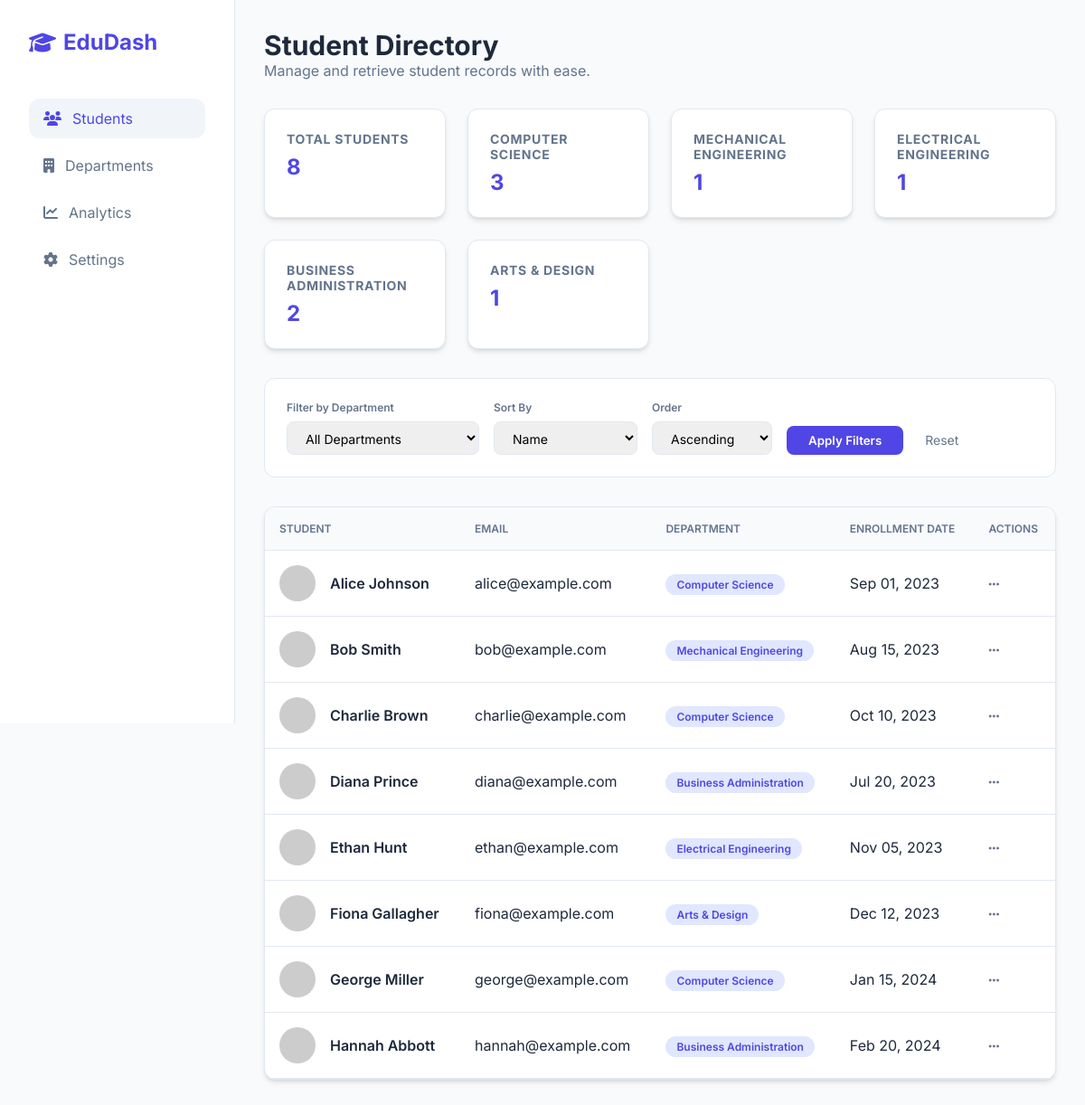
The app's page /student-dashboard/index.php with its own data.
### tables this page shows
CREATE TABLE IF NOT EXISTS students (
    id INT AUTO_INCREMENT PRIMARY KEY,
    name VARCHAR(100) NOT NULL,
    email VARCHAR(100) NOT NULL UNIQUE,
    department_id INT,
    enrollment_date DATE NOT NULL,
    image_url VARCHAR(255),
    FOREIGN KEY (department_id) REFERENCES departments(id)
);

CREATE TABLE IF NOT EXISTS departments (
    id INT AUTO_INCREMENT PRIMARY KEY,
    name VARCHAR(100) NOT NULL UNIQUE
);

### student-dashboard/index.php (the view, shortened to what this page needs)
<?php
require_once 'db.php';
$sort_by = isset($_GET['sort']) ? $_GET['sort'] : 'name';
$order = isset($_GET['order']) ? $_GET['order'] : 'ASC';
$query = "SELECT s.*, d.name as department_name
          FROM students s
          JOIN departments d ON s.department_id = d.id
          WHERE 1=1";
$allowed_sorts = ['name' => 's.name', 'date' => 's.enrollment_date'];
$sort_col = isset($allowed_sorts[$sort_by]) ? $allowed_sorts[$sort_by] : 's.name';
$query .= " ORDER BY $sort_col $order";
$stmt = $pdo->prepare($query);
$stmt->execute();
$students = $stmt->fetchAll(PDO::FETCH_ASSOC);
$counts_stmt = $pdo->query("SELECT d.name, COUNT(s.id) as count
                            FROM departments d
                            LEFT JOIN students s ON d.id = s.department_id
                            GROUP BY d.id");
$dept_counts = $counts_stmt->fetchAll(PDO::FETCH_ASSOC);
$total_students = count($students);
?>
<!DOCTYPE html>
<html lang="en">
<head>
    <link rel="stylesheet" href="index.css">
    <link rel="stylesheet" href="https://cdnjs.cloudflare.com/ajax/libs/font-awesome/6.4.0/css/all.min.css">
</head>
<body>
    <aside class="sidebar">
        <div class="logo">
            <i class="fas fa-graduation-cap"></i>
            <span>EduDash</span>
        </div>
        <nav>
            <a href="#" class="nav-item active">
                <i class="fas fa-users"></i>
                <span>Students</span>
            </a>
            <a href="#" class="nav-item">
                <i class="fas fa-building"></i>
                <span>Departments</span>
            </a>
            <a href="#" class="nav-item">
                <i class="fas fa-chart-line"></i>
                <span>Analytics</span>
            </a>
            <a href="#" class="nav-item">
                <i class="fas fa-cog"></i>
                <span>Settings</span>
            </a>
        </nav>
    </aside>
    <main class="main-content">
        <header class="header">
            <div class="welcome-text">
                <h1>Student Directory</h1>
                <p>Manage and retrieve student records with ease.</p>
            </div>
        </header>
        <div class="stats-grid">
            <div class="stat-card">
                <h3>Total Students</h3>
                <div class="value"><?php echo $total_students; ?></div>
            </div>
            <?php foreach ($dept_counts as $dept): ?>
                <?php if ($dept['count'] > 0): ?>
                    <div class="stat-card">
                        <h3><?php echo htmlspecialchars($dept['name']); ?></h3>
                        <div class="value"><?php echo $dept['count']; ?></div>
                    </div>
                <?php endif; ?>
            <?php endforeach; ?>
        </div>
        <section class="controls">
            <form action="" method="GET" style="display: flex; gap: 1rem; width: 100%; flex-wrap: wrap;">
                <div class="form-group">
                    <label>Filter by Department</label>
                    <select name="department">
                        <option value="">All Departments</option>
                    </select>
                </div>
                <div class="form-group">
                    <label>Sort By</label>
                    <select name="sort">
                        <option value="name" <?php echo $sort_by == 'name' ? 'selected' : ''; ?>>Name</option>
                    </select>
                </div>
                <div class="form-group">
                    <label>Order</label>
                    <select name="order">
                        <option value="ASC" <?php echo $order == 'ASC' ? 'selected' : ''; ?>>Ascending</option>
                    </select>
                </div>
                <button type="submit" class="btn-primary">Apply Filters</button>
                <a href="index.php" style="margin-top: auto; padding: 0.5rem; color: var(--text-muted); text-decoration: none; font-size: 0.875rem;">Reset</a>
            </form>
        </section>
        <div class="table-container">
            <table>
                <thead>
                    <tr>
                        <th>Student</th>
                        <th>Email</th>
                        <th>Department</th>
                        <th>Enrollment Date</th>
                        <th>Actions</th>
                    </tr>
                </thead>
                <tbody>
                    <?php if (empty($students)): ?>
                        <tr>
                            <td colspan="5" style="text-align: center; padding: 2rem; color: var(--text-muted);">No records found matching your criteria.</td>
                        </tr>
                    <?php else: ?>
                        <?php foreach ($students as $student): ?>
                        <tr>
                            <td>
                                <div class="student-info">
                                    <img src="<?php echo htmlspecialchars($student['image_url']); ?>" alt="" class="student-img">
                                    <div style="font-weight: 600;"><?php echo htmlspecialchars($student['name']); ?></div>
                                </div>
                            </td>
                            <td><?php echo htmlspecialchars($student['email']); ?></td>
                            <td>
                                <span class="badge"><?php echo htmlspecialchars($student['department_name']); ?></span>
                            </td>
                            <td><?php echo date('M d, Y', strtotime($student['enrollment_date'])); ?></td>
                            <td>
                                <button style="background: none; border: none; color: var(--text-muted); cursor: pointer;">
                                    <i class="fas fa-ellipsis-h"></i>
                                </button>
                            </td>
                        </tr>
                        <?php endforeach; ?>
                    <?php endif; ?>
                </tbody>
            </table>
        </div>
    </main>
</body>
</html>

### student-dashboard/index.css (style rules this page uses)
:root { --primary-color: #4f46e5; --primary-hover: #4338ca; --bg-color: #f8fafc; --card-bg: #ffffff; --text-main: #1e293b; --text-muted: #64748b; --border-color: #e2e8f0; --accent-color: #10b981; --shadow: 0 4px 6px -1px rgb(0 0 0 / 0.1), 0 2px 4px -2px rgb(0 0 0 / 0.1); --radius: 12px; }
* { margin: 0; padding: 0; box-sizing: border-box; font-family: 'Inter', system-ui, -apple-system, sans-serif; }
body { background-color: var(--bg-color); color: var(--text-main); display: flex; min-height: 100vh; }
.sidebar { width: 260px; background: var(--card-bg); border-right: 1px solid var(--border-color); padding: 2rem; display: flex; flex-direction: column; position: fixed; height: 100vh; }
.logo { font-size: 1.5rem; font-weight: 700; color: var(--primary-color); margin-bottom: 3rem; display: flex; align-items: center; gap: 0.5rem; }
.nav-item { padding: 0.75rem 1rem; border-radius: var(--radius); color: var(--text-muted); text-decoration: none; display: flex; align-items: center; gap: 0.75rem; transition: all 0.2s; margin-bottom: 0.5rem; }
.nav-item.active, .nav-item:hover { background: #f1f5f9; color: var(--primary-color); }
.main-content { margin-left: 260px; flex: 1; padding: 2rem; }
.header { display: flex; justify-content: space-between; align-items: center; margin-bottom: 2rem; }
.welcome-text h1 { font-size: 1.875rem; font-weight: 700; }
.welcome-text p { color: var(--text-muted); }
.stats-grid { display: grid; grid-template-columns: repeat(auto-fit, minmax(200px, 1fr)); gap: 1.5rem; margin-bottom: 2rem; }
.stat-card { background: var(--card-bg); padding: 1.5rem; border-radius: var(--radius); box-shadow: var(--shadow); border: 1px solid var(--border-color); }
.stat-card h3 { font-size: 0.875rem; color: var(--text-muted); text-transform: uppercase; letter-spacing: 0.05em; margin-bottom: 0.5rem; }
.stat-card .value { font-size: 1.5rem; font-weight: 700; color: var(--primary-color); }
.controls { background: var(--card-bg); padding: 1.5rem; border-radius: var(--radius); border: 1px solid var(--border-color); margin-bottom: 2rem; display: flex; gap: 1rem; align-items: center; flex-wrap: wrap; }
.form-group { display: flex; flex-direction: column; gap: 0.5rem; }
.form-group label { font-size: 0.75rem; font-weight: 600; color: var(--text-muted); }
select, input { padding: 0.5rem 1rem; border: 1px solid var(--border-color); border-radius: 8px; outline: none; font-size: 0.875rem; transition: border-color 0.2s; }
.btn-primary { background: var(--primary-color); color: white; padding: 0.5rem 1.5rem; border-radius: 8px; border: none; font-weight: 600; cursor: pointer; transition: background 0.2s; margin-top: auto; }
.table-container { background: var(--card-bg); border-radius: var(--radius); border: 1px solid var(--border-color); box-shadow: var(--shadow); overflow: hidden; }
table { width: 100%; border-collapse: collapse; }
th { background: #f8fafc; text-align: left; padding: 1rem; font-size: 0.75rem; font-weight: 600; color: var(--text-muted); text-transform: uppercase; border-bottom: 1px solid var(--border-color); }
td { padding: 1rem; border-bottom: 1px solid var(--border-color); vertical-align: middle; }
.student-info { display: flex; align-items: center; gap: 1rem; }
.student-img { width: 40px; height: 40px; border-radius: 50%; object-fit: cover; }
.badge { padding: 0.25rem 0.75rem; border-radius: 9999px; font-size: 0.75rem; font-weight: 600; background: #e0e7ff; color: var(--primary-color); }

### records on screen
students: name "Alice Johnson", email "alice@example.com", department.name "Computer Science", enrollment_date "Sep 01, 2023"
students: name "Bob Smith", email "bob@example.com", department.name "Mechanical Engineering", enrollment_date "Aug 15, 2023"
students: name "Charlie Brown", email "charlie@example.com", department.name "Computer Science", enrollment_date "Oct 10, 2023"
students: name "Diana Prince", email "diana@example.com", department.name "Business Administration", enrollment_date "Jul 20, 2023"
students: name "Ethan Hunt", email "ethan@example.com", department.name "Electrical Engineering", enrollment_date "Nov 05, 2023"
students: name "Fiona Gallagher", email "fiona@example.com", department.name "Arts & Design", enrollment_date "Dec 12, 2023"
students: name "George Miller", email "george@example.com", department.name "Computer Science", enrollment_date "Jan 15, 2024"
students: name "Hannah Abbott", email "hannah@example.com", department.name "Business Administration", enrollment_date "Feb 20, 2024"

### other values on screen
$total_students "8"
$dept['name'] "COMPUTER SCIENCE"
$dept['count'] "3"
$dept['name'] "MECHANICAL ENGINEERING"
$dept['count'] "1"
$dept['name'] "ELECTRICAL ENGINEERING"
$dept['name'] "BUSINESS ADMINISTRATION"
$dept['count'] "2"
$dept['name'] "ARTS & DESIGN"
